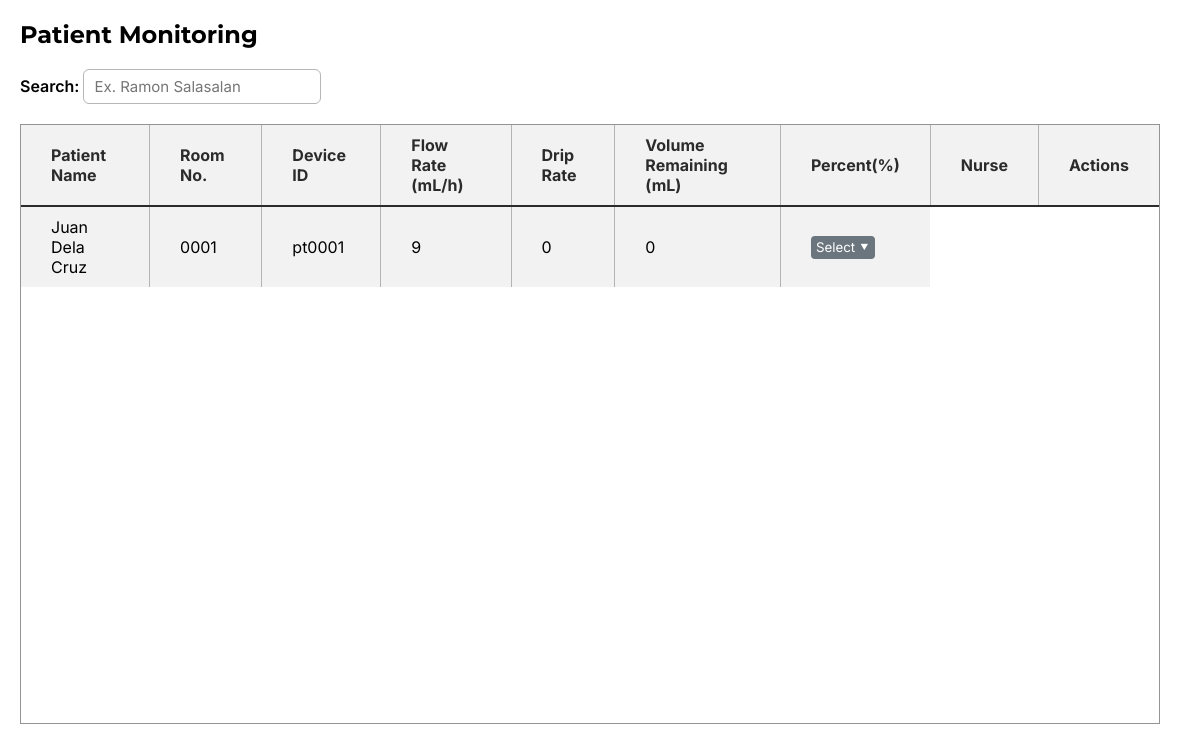
Page /admin/monitoring.php (signed in) on the committed database.
### tables this page shows
CREATE TABLE `doc_orders` (
  `id` int(11) NOT NULL,
  `patient_name` varchar(255) NOT NULL,
  `room_number` varchar(10) NOT NULL,
  `iv_fluid_name` varchar(255) NOT NULL,
  `volume` int(10) NOT NULL,
  `flow_rate` int(10) NOT NULL,
  `answer` varchar(4) NOT NULL,
  `drop_factor` varchar(5) NOT NULL,
  `minutes` varchar(10) NOT NULL,
  `drip_rate_answer` varchar(10) NOT NULL,
  `incorp` varchar(255) NOT NULL,
  `ivf_no` varchar(255) NOT NULL,
  `date_started` varchar(255) NOT NULL,
  `time_started` varchar(255) NOT NULL DEFAULT '''current_timestamp()''',
  `date_consumed` varchar(255) NOT NULL,
  `time_consumed` varchar(255) NOT NULL,
  `nurse` varchar(255) NOT NULL,
  `device_id` varchar(50) NOT NULL
);

CREATE TABLE `iv_data` (
  `device_id` varchar(50) NOT NULL,
  `liter` float NOT NULL,
  `percent` int(11) NOT NULL,
  `flow_rate_sensor` int(11) NOT NULL,
  `time` timestamp NOT NULL DEFAULT current_timestamp() ON UPDATE current_timestamp()
);

### admin/function/monitoring/monitored_patient.php (the view, shortened to what this page needs)
<?php
include 'db.php';
$sql = "SELECT do.id,
               do.patient_name,
               do.device_id,
               do.room_number,
               do.iv_fluid_name,
               do.volume,
               do.flow_rate,
               do.answer,
               do.drop_factor,
               do.minutes,
               do.drip_rate_answer,
               do.incorp,
               do.ivf_no,
               do.date_started,
               do.time_started,
               do.date_consumed,
               do.time_consumed,
               do.nurse,
               iv.device_id, iv.liter, iv.percent
        FROM doc_orders do
        LEFT JOIN iv_data iv ON do.device_id = iv.device_id
        ORDER BY do.id DESC";
$result = $conn->query($sql);
if ($result && $result->num_rows > 0) {
    while ($row = $result->fetch_assoc()) {
        echo "<tr>";
        echo "<td>" . htmlspecialchars($row['patient_name']) . "</td>";
        echo "<td>" . htmlspecialchars($row['room_number']) . "</td>";
        echo "<td>" . (empty($row['device_id']) ? "<p style='color: red;'>N/A</p>" : htmlspecialchars($row['device_id'])) . "</td>";
        echo "<td>" . htmlspecialchars($row['flow_rate']) . "</td>";
        echo "<td>" . htmlspecialchars($row['liter']) . "</td>";
        echo "<td>" . htmlspecialchars($row['percent']) . "</td>";
        echo "<td>
                <div class='dropdown'>
                    <button class='dropdown-button' onclick='toggleDropdown(event)'>Select &#11206;</button>
                    <div class='dropdown-menu'>
                        <a href='#' onclick=\"openEditModal(
                            '{$row['id']}',
                            '{$row['patient_name']}',
                            '{$row['room_number']}',
                            '{$row['iv_fluid_name']}',
                            '{$row['volume']}',
                            '{$row['flow_rate']}',
                            '{$row['drop_factor']}',
                            '{$row['minutes']}',
                            '{$row['drip_rate_answer']}',
                            '{$row['incorp']}',
                            '{$row['ivf_no']}',
                            '{$row['date_started']}',
                            '{$row['time_started']}',
                            '{$row['date_consumed']}',
                            '{$row['time_consumed']}',
                            '{$row['nurse']}',
                            '{$row['device_id']}'
                        )\">View</a>
                        <a href='function/discharge/discharge.php?id={$row['id']}' onclick='return confirm(\"Are you sure to DISCHARGE this patient?\");'>Discharge</a>
                    </div>
                </div>
              </td>";
        echo "</tr>";
    }
} else {
    echo "<tr><td colspan='6' style='color: red;'>No patients found</td></tr>";
}
?>

### assets/monitor.css (style rules this page uses)
* { margin: 0; padding: 0; box-sizing: border-box; }
td, th { border: 1px solid #b4b4b4; padding: 10px 30px 10px 30px; background-color: #f2f2f2; }
tr:last-child td { border-bottom: none; }
td:first-child, th:first-child { border-left: none; }
td:last-child, th:last-child { border-right: none; }

### admin/function/management/delete.css (style rules this page uses)
.dropdown { position: relative; display: inline-block; }
.dropdown-button { padding: 3px 5px 3px 5px; cursor: pointer; border: none; background-color: #6b757d; color: white; border-radius: 4px; }

### admin/function/monitoring/view-details.css (style rules this page uses)
* { margin: 0; padding: 0; box-sizing: border-box; font-family: 'Inter', system-ui, -apple-system, BlinkMacSystemFont, 'Segoe UI', Roboto, Oxygen, Ubuntu, Cantarell, 'Open Sans', 'Helvetica Neue', sans-serif; }

### rows in the picture
doc_orders: patient_name "Juan Dela Cruz", room_number "0001", device.device_id "pt0001", flow_rate "9", device.liter "0", device.percent "0"
